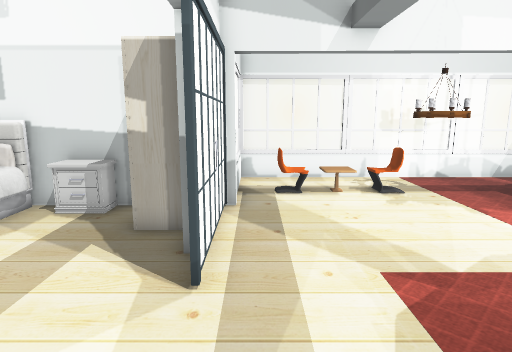
view 1 (above)

18 first-person views from a walk through a robot-simulator world made for Gazebo. The camera is 1.3 m above the floor, tilts 10° down and sees 75° across. The floor is counted in squares, 0.5 m on a side. Each view is taken from the middle of a square. On the plan, view 1 faces up. The plan holds only what a view shows up to about 20 squares ahead; the rest is blank. Some surface patterns are stand-ins.

view 2
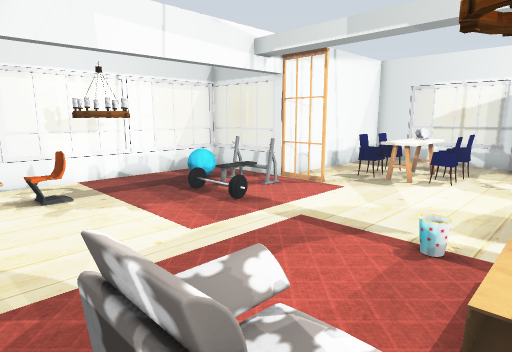

view 3
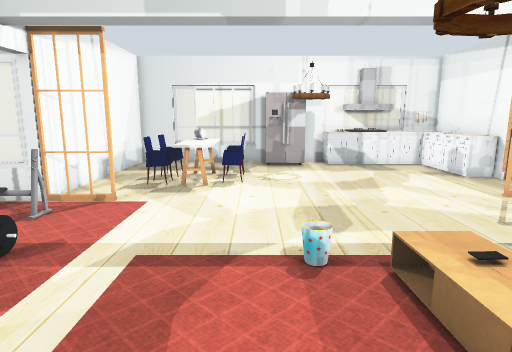

view 4
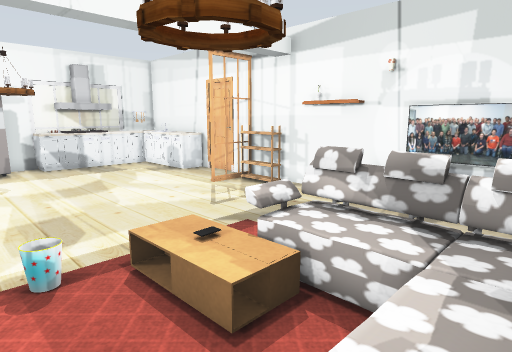

view 5
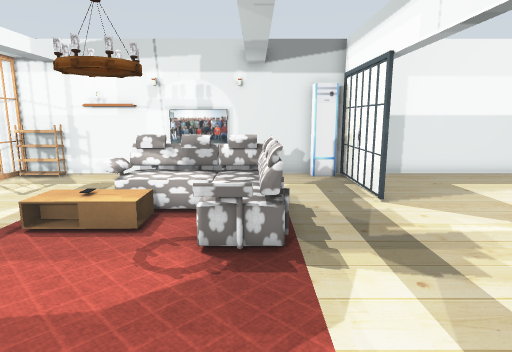

view 6
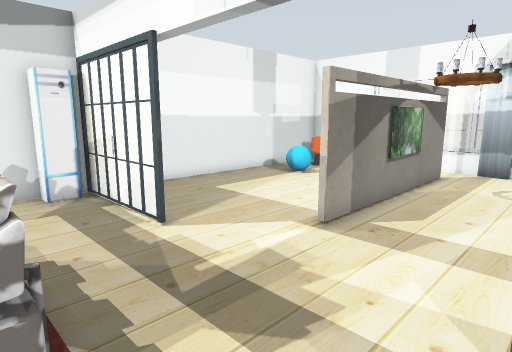

view 7
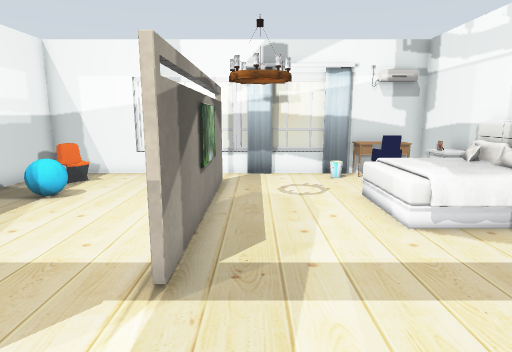

view 8
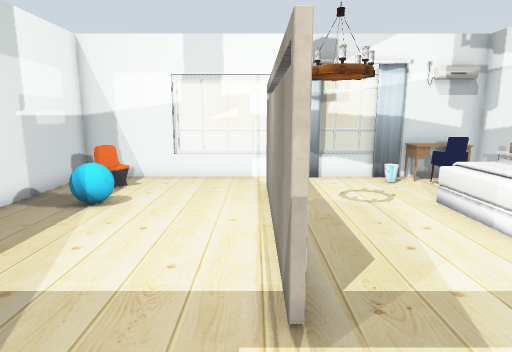

view 9
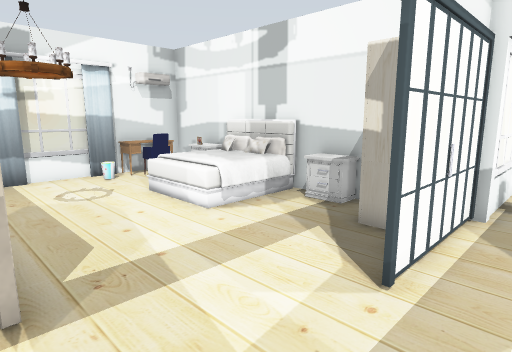

view 10
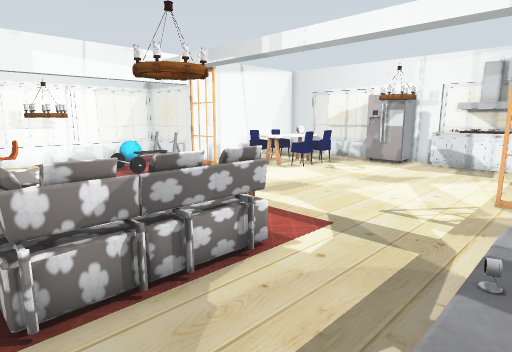

view 11
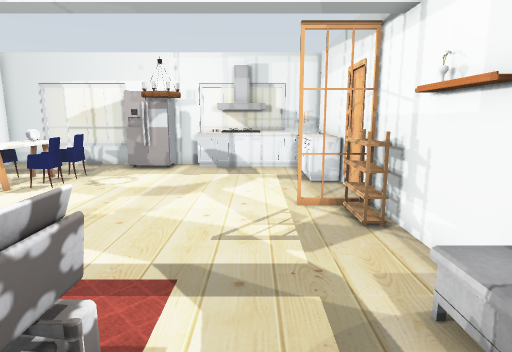

view 12
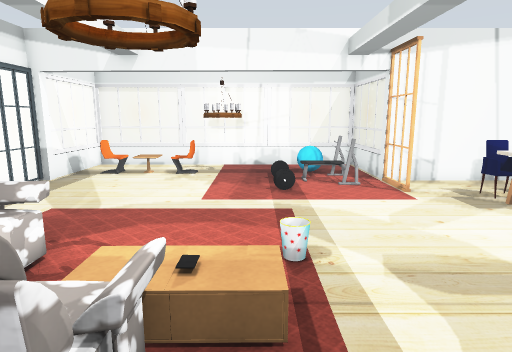

view 13
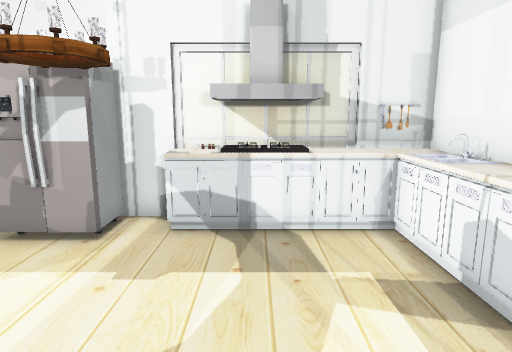

view 14
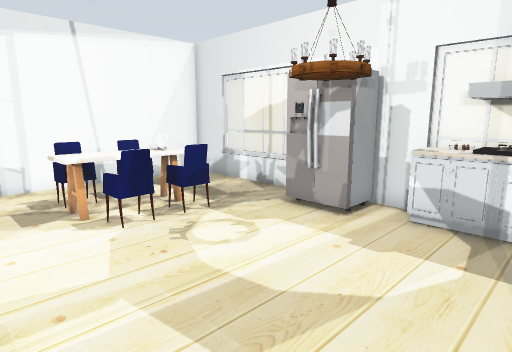

view 15
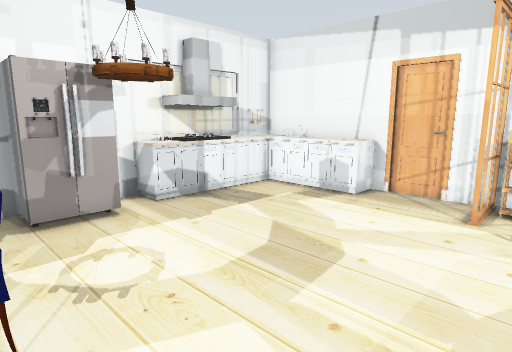

view 16
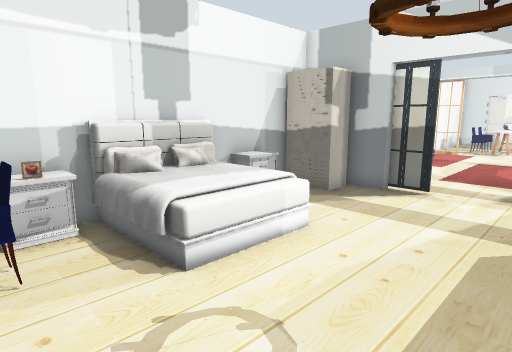

view 17
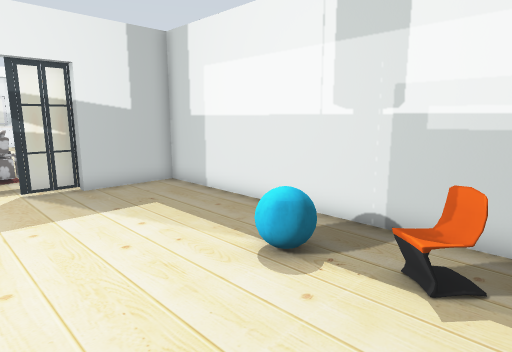

view 18
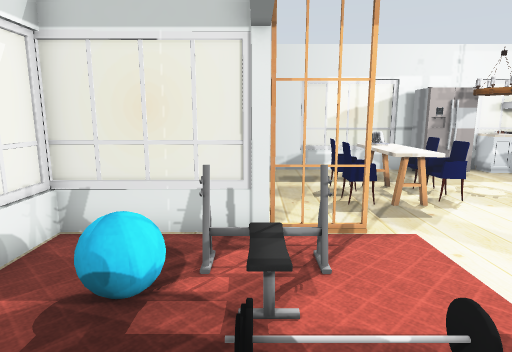

### Floor plan
Points are (right, up) in squares from view 1. A wall is a line through its corners. A room is listed if a view was taken in it or the views show most of it. See-through windows are left out.
Room 1 (views 1, 2, 3, 4, 5, 6, 7, 8, 9, 10, 11, 12, 13, 14, 15, 16, 17, 18)
walls: (-0.9, 6.1) (-1.4, 6.1) (-1.4, 7.6); (-3.8, 0.4) (-7.4, 0.4); (-0.6, 10.5) (-0.6, 9.6); (-2.5, 9.7) (-14.6, 9.7) (-14.6, 6.3); (-1, -7.5) (14.5, -7.5); (-7.5, 0.6) (-3.8, 0.6); (-9.4, 0.4) (-12.5, 0.4); (17, -7.5) (22.6, -7.5) (22.6, -6.4); (-12.6, 0.6) (-9.4, 0.6); (22.6, 2.2) (22.6, 9.7) (13.3, 9.7) (13.3, 14.5); (22.6, -1) (22.6, 0.6); (-14.6, -3.4) (-14.6, -7.5) (-1.4, -7.5) (-1.4, -3.9) (-1, -3.9)
low walls: (4.5, 14.5) (-0.7, 14.5); (13.3, 14.5) (8.4, 14.5); (-14.6, 1.6) (-14.6, 0.5)
objects: window (-15, -3) to (-15, 0); window (-15, 2) to (-15, 5); other object (-14, 5) to (-13, 6); curtain (-14, 6); other object (-14, 7) to (-13, 9); chair (-13, -6) to (-12, -5); chair (-13, 7) to (-12, 8); other object (-12, 9); other object (-11, 9); other object (-10, -5); lamp (-10, 1) to (-8, 3); bed (-10, 6) to (-7, 9); TV (-8, 1); other object (-5, 9) to (-4, 9); wardrobe (-3, 8) to (-2, 9); door leaf (-1, -5); door leaf (-1, -3) to (-1, -2); door leaf (-1, 5); door leaf (-1, 7); window (-1, 11) to (-1, 14); other object (0, -7); chair (1, 12) to (2, 12); window (1, 15); sofa (2, -2) to (7, 2); TV cabinet (3, -7); other object (3, 11) to (3, 12); TV (4, -7) to (7, -7); chair (4, 12) to (5, 12); window (5, 15) to (8, 15); TV cabinet (6, -7) to (8, -6); other object (6, -1) to (8, 0); lamp (6, 0) to (7, 1); lamp (6, 11) to (7, 12); other object (7, 0); other object (9, -7); other object (9, 2); other object (9, 8) to (9, 10); other object (10, -7); other object (10, 9) to (12, 11); other object (10, 12) to (11, 12); window (11, 15); other object (12, -7) to (13, -7); door leaf (13, 8) to (13, 9); window (13, 12) to (13, 14); door leaf (14, -7) to (14, -5); other object (15, -8); door leaf (16, -8); chair (16, 4) to (17, 4); kitchen table (16, 5) to (17, 6); chair (16, 6) to (16, 7); kitchen cabinet (18, -7) to (22, -5); chair (18, 4); other object (18, 5) to (18, 6); chair (18, 7); lamp (19, 0) to (20, 1); kitchen table (19, 5) to (19, 6); fridge (21, 1) to (22, 2); other object (22, -4) to (22, -3); kitchen cabinet (22, -2) to (22, -1); other object (23, -6); window (23, -5) to (23, -4); other object (23, -3); window (23, 4)

Positions as (right, up) in squares from view 1, and headings:
1: (0, 0), facing up
2: (2, 0), facing up-right
3: (3, 3), facing right
4: (3, 3), facing down-right
5: (3, 8), facing down
6: (3, 5), facing down-left
7: (1, 2), facing left
8: (0, 0), facing left
9: (1, 0), facing up-left
10: (2, -7), facing up-right
11: (4, -4), facing right
12: (8, -4), facing up
13: (14, -3), facing right
14: (13, -4), facing up-right
15: (12, 4), facing down-right
16: (-13, 1), facing up-right
17: (-14, 0), facing down-right
18: (6, 10), facing right
